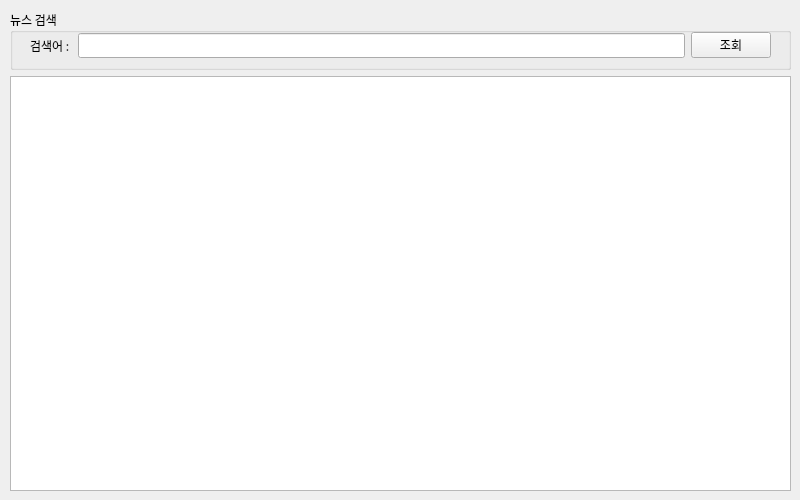
<?xml version="1.0" encoding="UTF-8"?>
<ui version="4.0">
 <class>Form</class>
 <widget class="QWidget" name="Form">
  <property name="geometry">
   <rect>
    <x>0</x>
    <y>0</y>
    <width>800</width>
    <height>500</height>
   </rect>
  </property>
  <property name="maximumSize">
   <size>
    <width>800</width>
    <height>500</height>
   </size>
  </property>
  <property name="font">
   <font>
    <family>맑은 고딕</family>
   </font>
  </property>
  <property name="windowTitle">
   <string>네이버 뉴스 검색앱</string>
  </property>
  <widget class="QWidget" name="verticalLayoutWidget">
   <property name="geometry">
    <rect>
     <x>10</x>
     <y>10</y>
     <width>781</width>
     <height>481</height>
    </rect>
   </property>
   <layout class="QVBoxLayout" name="verticalLayout">
    <item>
     <widget class="QGroupBox" name="groupBox">
      <property name="sizePolicy">
       <sizepolicy hsizetype="Preferred" vsizetype="Minimum">
        <horstretch>0</horstretch>
        <verstretch>0</verstretch>
       </sizepolicy>
      </property>
      <property name="minimumSize">
       <size>
        <width>0</width>
        <height>60</height>
       </size>
      </property>
      <property name="title">
       <string>뉴스 검색</string>
      </property>
      <widget class="QWidget" name="horizontalLayoutWidget">
       <property name="geometry">
        <rect>
         <x>20</x>
         <y>20</y>
         <width>741</width>
         <height>31</height>
        </rect>
       </property>
       <layout class="QHBoxLayout" name="horizontalLayout">
        <item>
         <widget class="QLabel" name="label">
          <property name="text">
           <string>검색어 : </string>
          </property>
         </widget>
        </item>
        <item>
         <widget class="QLineEdit" name="txtSearchWord">
          <property name="layoutDirection">
           <enum>Qt::RightToLeft</enum>
          </property>
         </widget>
        </item>
        <item>
         <widget class="QPushButton" name="btnSearch">
          <property name="layoutDirection">
           <enum>Qt::LeftToRight</enum>
          </property>
          <property name="text">
           <string>조회</string>
          </property>
         </widget>
        </item>
       </layout>
      </widget>
     </widget>
    </item>
    <item>
     <widget class="QTableWidget" name="tblSearchResult"/>
    </item>
   </layout>
  </widget>
 </widget>
 <resources/>
 <connections/>
</ui>
